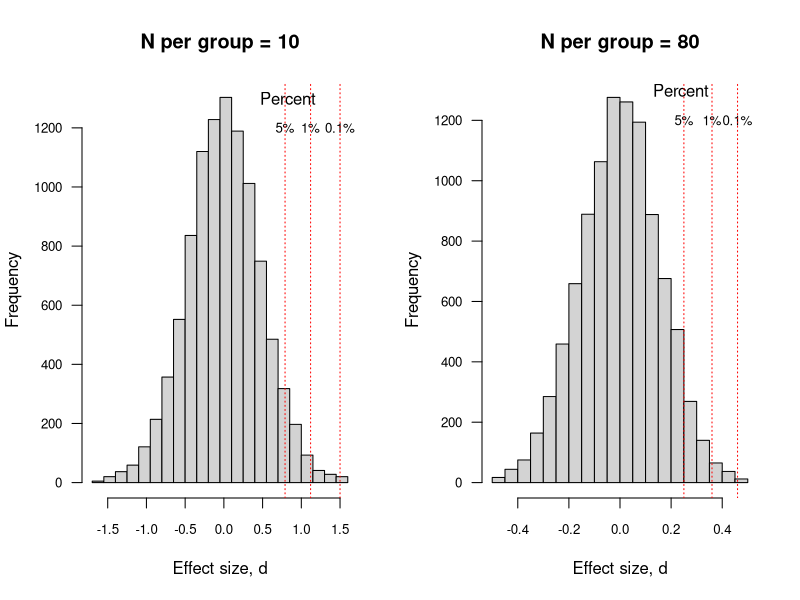
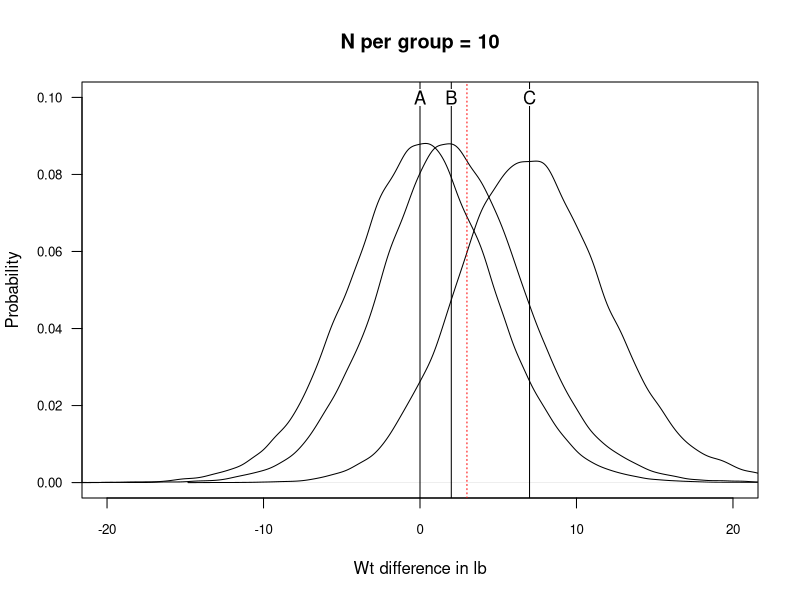

Generate these figures, in order, with R:
#Demonstration of p-values
#D.V.M. Bishop, started 17th Dec 2017



#Simulate repeated sampling from population with null effect, plot distribution of obtained effect sizes
#NB this script is not an efficient way to do this - designed so each step makes sense for beginners

require(plotrix) #for boxed.labels function
options(scipen=999)#turn off scientific notation
set.seed(12) #to ensure same values generated on each run - change to any other number for different results
#-----------------------------------------------------------------------
#Pvalue demo: simulated data with no effect for 10000 runs
#-----------------------------------------------------------------------
#Plots histograms for effect size with N = 10 and N = 80
#NB bin width needs careful crafting to ensure both plots are similar 
#See histo help: this explains that if you try to set binwidth it is treated as 'suggestion'
set.seed(17)
mypop<-rnorm(100000,2,1) #population data
#set up to save plots
plotsave<-1 #if you just want plots in plot window, set to zero
if(plotsave==1){
  pngname<-'Fig4_1_hist_effsize_freq.png'
  png(pngname,width=650,height=300)
}
par(mfrow=c(1,2)) #plot in one row and 2 columns

myn<-c(20,160) #two possible values of N (both groups combined)

for (j in 1:2){ #run through twice: once with 10 per group and once with 80 per group
  mybreaks<-seq(-1.7,1.7,.15) #have to handcraft to get both histos similar scale
  htextloc<-.7 #horiz location of 'Percent' label
  if (j==2)
  {mybreaks<-seq(-.5,.5,.05)
  htextloc<-.2}
  d.all<-vector() #initialise vector to save all the effect sizes from this run
  rangea<-1:(myn[j]/2)
  rangeb<-(1+myn[j]/2):myn[j]
  mygroup<-c(rep('A',myn[j]/2),rep('B',myn[j]/2))
  for (i in 1:10000){
    temp<-sample(mypop,myn[j]) 
    myvar<-c(var(temp[rangea]),var(temp[rangeb]))
    poolsd<-sqrt(mean(myvar)) #formula for pooled SD if there is equal N per group
    d.all<-c(d.all, (mean(temp[rangea])-mean(temp[rangeb]))/poolsd) #compute d and stick on end of list
    
  }
  myprobs<-c( .95, .99,.999)
  myprobtext<-c('5%','1%','0.1%')
  
  d.all<-d.all[d.all<max(mybreaks)] #remove out of range values so hist will plot
  d.all<-d.all[d.all> min(mybreaks)]
  hist(d.all,breaks=mybreaks,main=paste0('N per group = ',myn[j]/2),
       xlab='Effect size, d',cex.axis=.8,las=1) #cex.axis determines size of axis text, las rotates text
  myquants<-quantile(d.all,  probs = myprobs)
  myquants<-round(myquants,2)
  text(htextloc,1300,'    Percent') #add text to the graph
  for (q in 1:length(myquants)){
    text(myquants[q],1200,myprobtext[q],cex=.8) #add text to the graph
    abline(v=myquants[q],col='red',lty=3) #draw a line for each cutoff
  }
  
}
if(plotsave==1) {dev.off()} #stop writing to png

#-----------------------------------------------------------------------
# Pvalue demo: simulated data with no effect, small effect and medium effect
# Demonstrates use of rnorm to sample from population in one step
#-----------------------------------------------------------------------

plotsave<-1 #if you just want plots in plot window, set to zero
if(plotsave==1){
  pngname<-'Fig4_2_three_effsize_probdensity.png'
  png(pngname,width=500,height=300)
}

myn<-20 
rangea<-1:(myn/2)
rangeb<-(1+myn/2):myn
myeff<- c(0,.2,.7) #we will assume we can multiply by 10 to get wt change in lb
myprobs<-c( .95, .99,.999)
mypill <- c('A','B','C')
for (j in 1:3){
  d.all<-vector() #variable to save all the effect sizes from this run
  for (i in 1:50000){
    temp<-rnorm(myn,mean=0,sd=1)
    temp[rangea]<-temp[rangea]+myeff[j]
    #NB alternatively, could use temp[rangea] <- rnorm (myn/2, mean=myeff, sd =1)
    myvar<-c(var(temp[rangea]),var(temp[rangeb]))
    poolsd<-sqrt(mean(myvar)) #formula for pooled SD if there is equal N per group
    d.all<-c(d.all, 10*(mean(temp[rangea])-mean(temp[rangeb]))/poolsd) #compute d and stick on end of list
  }
    # Kernel Density Plot
    myd <- density(d.all) # returns the density data
    if(j==1){
      plot(myd, main=paste0('N per group = ',myn[j]/2),
           xlab='Wt difference in lb',ylab='Probability',cex.axis=.8,las=1,ylim=c(0,.1),xlim=c(-20,20)) #cex.axis determines size of axis text, las rotates text
    }
    if(j>1){
      lines(myd)
    }
    abline(v=myeff[j]*10) #draw a line for each mean
    boxed.labels(myeff[j]*10,.1,mypill[j],bg="white",border=NA,cex=1.1) 
 
    
  }
abline(v=3,col='red',lty=3) #red line shows obtained result
if(plotsave==1) {dev.off()} #stop writing to png


